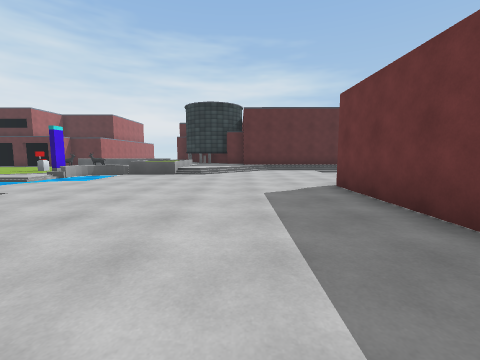
View 1 (above)

16 first-person views from a walk through a 3-D level made in the Unity game engine. The camera is 1.3 m above the floor, tilts 6° down and sees 90° across. The floor is counted in squares, 2 m on a side. Each view is taken from the middle of a square. On the plan, view 1 faces up. The plan holds only what a view shows up to about 9 squares ahead; the rest is blank. The place goes on beyond the plan. The player is left out. Some surface patterns are stand-ins.

View 2
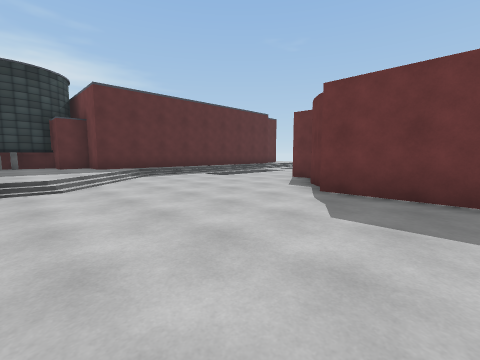

View 3
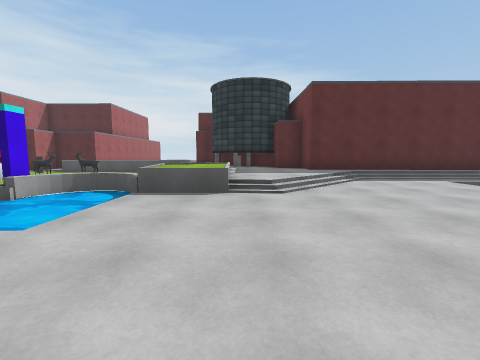

View 4
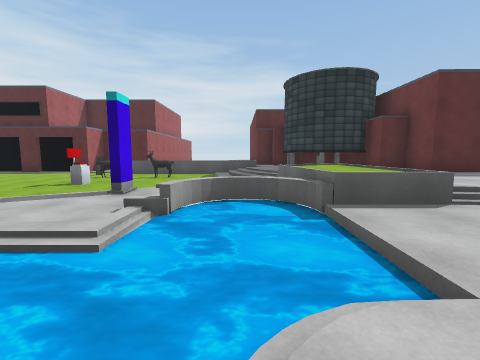

View 5
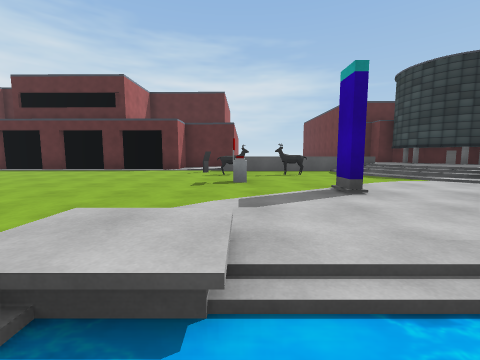

View 6
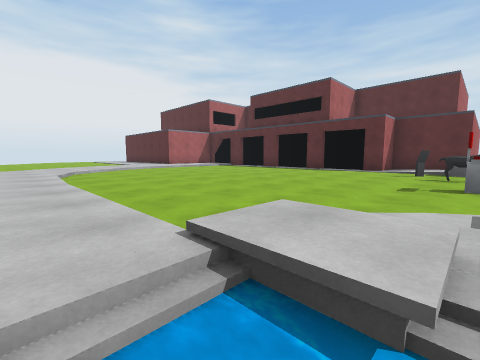

View 7
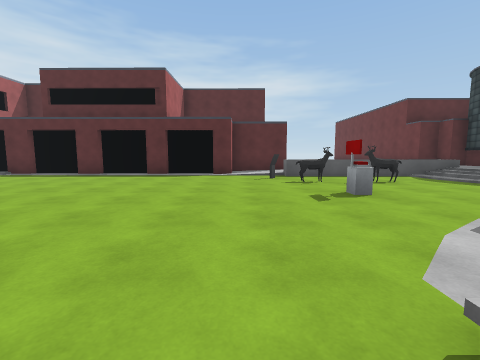

View 8
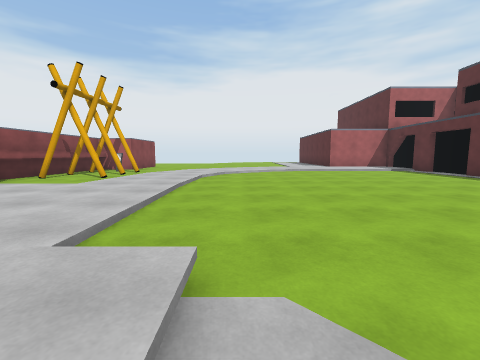

View 9
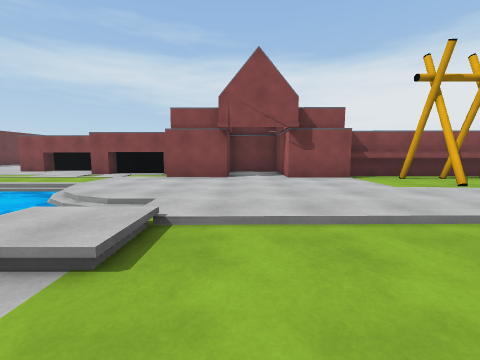

View 10
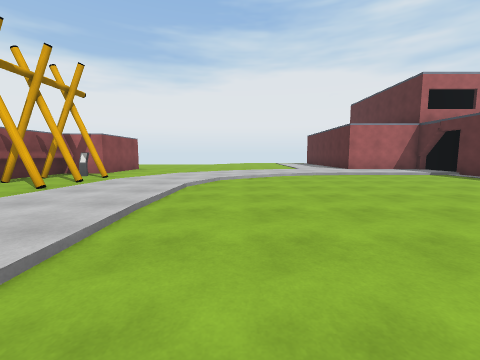

View 11
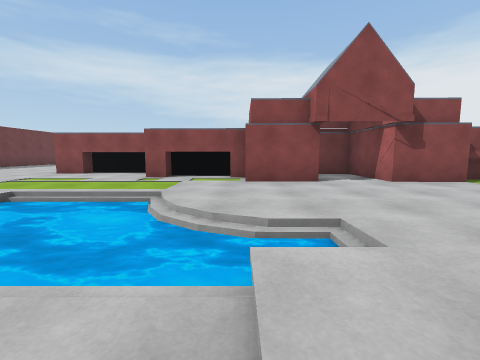

View 12
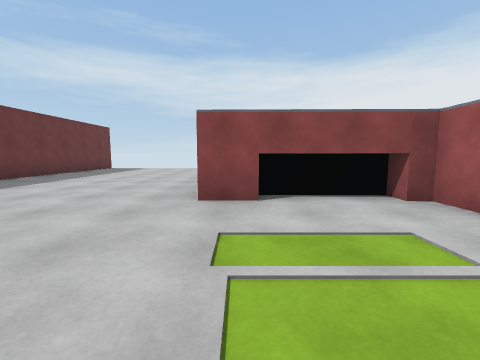

View 13
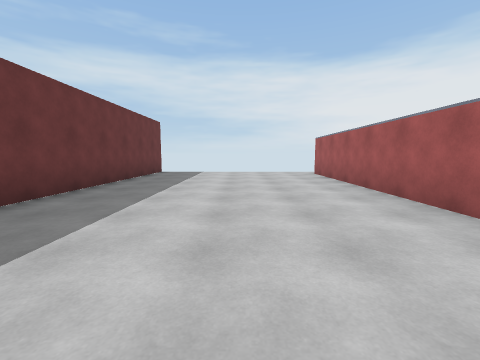

View 14
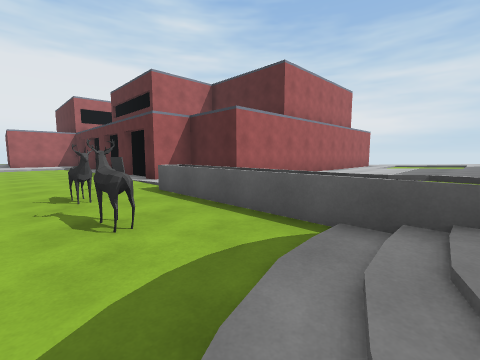

View 15
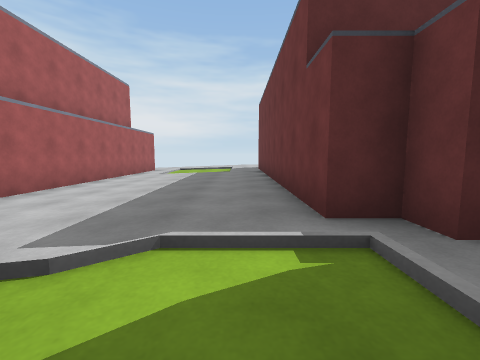

View 16
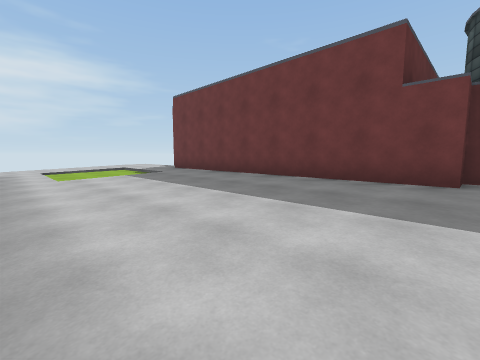

### Floor plan
Key: @ floor where view 1 was taken; # wall or solid block; . main floor; : floor 0.25 m higher than the main floor; - floor 0.25 m lower than the main floor; + floor 0.75 m higher than the main floor; / step, stairs or slope; = window, fence, low wall or low ledge; ~ water the walk can cross; ≈ water the walk keeps out of; ^ raised ledge; v drop or lower ground; O other object.
Columns run from 20 left of view 1 to 5 right of it. Each row starts with its distance up from view 1.
 28            .:
 27            .::
 26            ./..
 25            ./..
 24            ./..:#
 23           #.///:#
 22           #.::::#
 21           #.::::#
 20           #.::::#
 19           #.::::#
 18           #.::::#
 17         ###.::::##
 16 #########...:::::#
 15 #.------#..  ://:##
 14 ..--------#----/:####
 13 ..---------OOO-/::::##
 12 ..-------------/:::::#####
 11 ..---------O----//::://///
 10 ..-----------#--=+:://///
  9 ../------------^v+//...//
  8 ...-----------≈≈≈//......
  7 ....//////:/--≈≈≈........
  6 ........../~≈≈≈≈........#
  5 ............/≈≈.......###
  4 ...O.O................#
  3 ###OOO................#
  2  #######..####........#
  1        ##.####........
  0         ###  ####...@.
 -1                 #.....#
 -2                 #.....#
 -3                 #.....#
 -4                 #.....#
 -5                 #.....#
 -6                 #.....#
 -7                  .....#

Where each view was taken, in squares from view 1:
view 1: 0 up, 0 right, facing up
view 2: 3 up, 2 left, facing up-right
view 3: 4 up, 2 left, facing up
view 4: 5 up, 5 left, facing up
view 5: 6 up, 9 left, facing up
view 6: 6 up, 9 left, facing up-left
view 7: 7 up, 11 left, facing up
view 8: 8 up, 9 left, facing left
view 9: 9 up, 11 left, facing down
view 10: 8 up, 11 left, facing left
view 11: 8 up, 9 left, facing down
view 12: 4 up, 4 left, facing down
view 13: 2 up, 1 left, facing down
view 14: 12 up, 5 left, facing up-left
view 15: 14 up, 5 left, facing up
view 16: 16 up, 9 left, facing up-right
